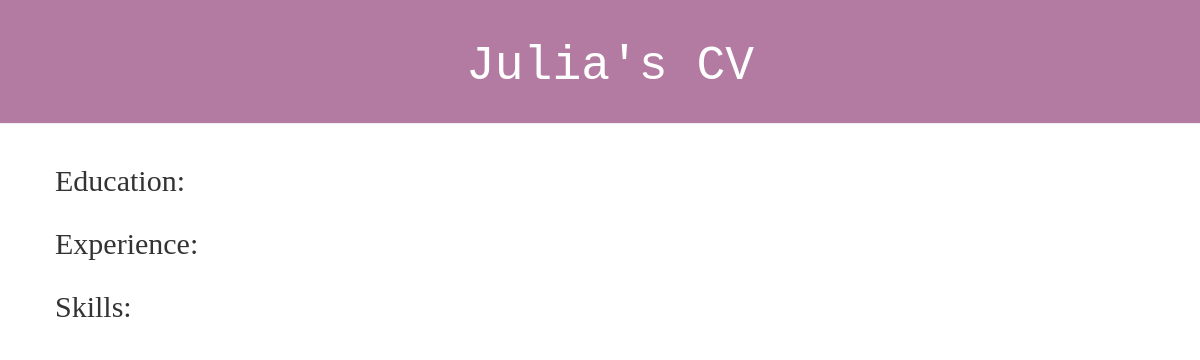
The app's page /cv/current, older data.
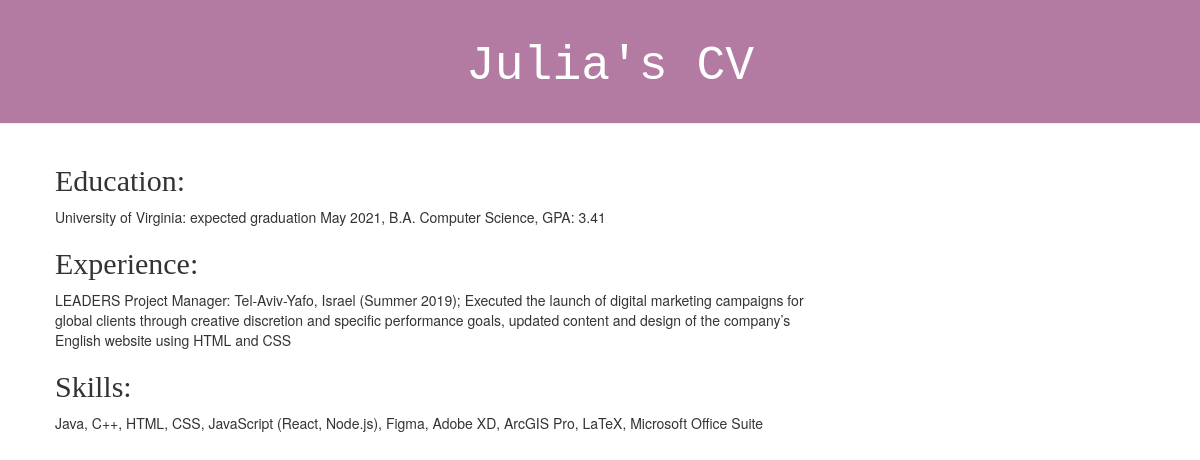
The same page, newer data.
### blog/models.py (models this page shows, shortened)
class CV(models.Model):
    author = models.ForeignKey(settings.AUTH_USER_MODEL, on_delete=models.CASCADE)
    education = models.TextField()
    experience = models.TextField()
    skills = models.TextField()
    achievements = models.TextField()
    references = models.TextField()
    saved_date = models.DateTimeField(blank=True, null=True)

### blog/views.py (the view)
# urls.py: path('cv/current', views.cv_current, name='cv_current'),
def cv_current(request):
     cvs = CV.objects.all()
     return render(request, 'blog/cv_current.html', {'cvs': cvs})

### blog/templates/blog/cv_current.html (shortened to what this page needs)
{% load static %}
<html>
    <head>
        <link rel="stylesheet" href="//maxcdn.bootstrapcdn.com/bootstrap/3.2.0/css/bootstrap.min.css">
        <link rel="stylesheet" href="//maxcdn.bootstrapcdn.com/bootstrap/3.2.0/css/bootstrap-theme.min.css">
        <link rel="stylesheet" href="{% static 'css/blog.css' %}">
    </head>
    <body>
        <div class="page-header">
            <h1>Julia's CV</h1>
        </div>
        <div class="content container">
          <div class="row">
            <div class="col-md-8">
                <h2>Education:</h2>
                {% for cv in cvs %}
                    {{cv.education}}
                {% endfor %}
            </div>
            </div>
        </div>
        <div class="content container">
          <div class="row">
            <div class="col-md-8">
                <h2>Experience:</h2>
                {% for cv in cvs %}
                    {{cv.experience}}
                {% endfor %}
            </div>
            </div>
        </div>
        <div class="content container">
          <div class="row">
            <div class="col-md-8">
                <h2>Skills:</h2>
                {% for cv in cvs %}
                    {{cv.skills}}
                {% endfor %}
            </div>
            </div>
        </div>
    </body>
</html>

### blog/static/css/blog.css (style rules this page uses)
.page-header { background-color: #b37ba1; text-align: center; margin-top: 0; padding: 20px 20px 20px 40px; }
.page-header h1, .page-header h1 a, .page-header h1 a:visited, .page-header h1 a:active { color: #ffffff; font-size: 36pt; text-decoration: none; font-family: 'Courier New'; }
.content { margin-left: 40px; }
h2, h3 { font-family: 'Lucidatypewriter'; }

Row changes from the older to the newer data that the page shows:
added CV: education "University of Virginia: expected graduation May 2021, B.A. Computer Science, GPA: 3.41", experience "LEADERS Project Manager: Tel-Aviv-Yafo, Israel (Summer 2019); Executed the launch of digital marketing campaigns for global clients through creative discretion and specific performance goals, updated content and design of the company’s English website using HTML and CSS", skills "Java, C++, HTML, CSS, JavaScript (React, Node.js), Figma, Adobe XD, ArcGIS Pro, LaTeX, Microsoft Office Suite"
